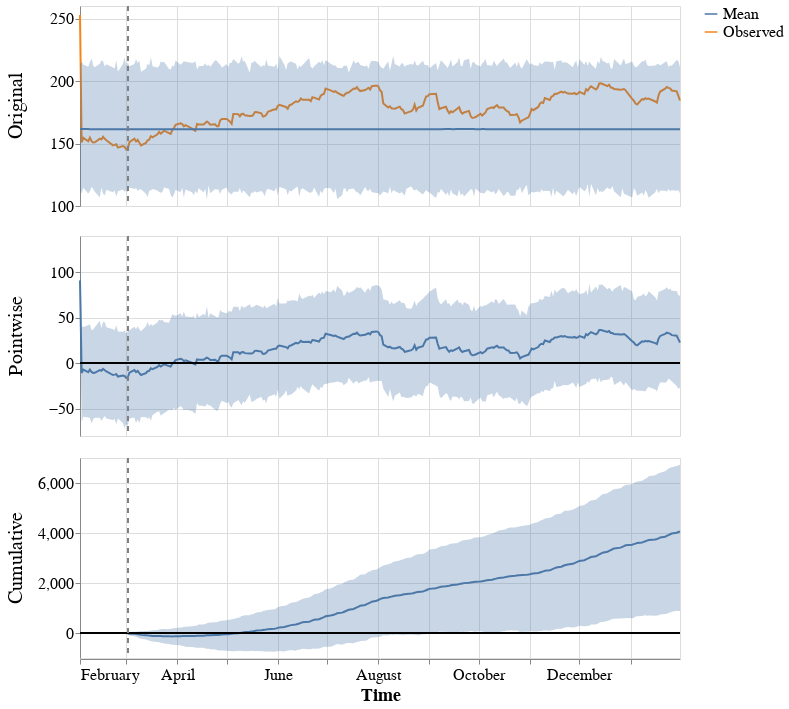

Notebook code cell kept with this figure:
### Code cell
causalimpact.plot(impact)

### Figure 1 — Vega-Lite specification as saved in the notebook (floating-point values rounded to 4 significant figures; data arrays with more than 128 entries replaced by an {"elided": "..."} marker saying what was removed)
{"config": {"view": {"continuousWidth": 300, "continuousHeight": 300}, "axis": {"labelFontSize": 16, "titleFontSize": 18}, "background": "white", "header": {"labelFontSize": 20}}, "data": {"name": "data-afbb820307e12fcf84820ed5e97914c1"}, "facet": {"row": {"field": "scale_pretty", "sort": ["Original", "Pointwise", "Cumulative"], "title": "", "type": "nominal"}}, "spec": {"layer": [{"mark": {"type": "line"}, "encoding": {"color": {"field": "stat_pretty", "legend": {"labelFontSize": 16, "symbolSize": 160, "title": ""}, "type": "nominal"}, "x": {"field": "time", "title": "Time", "type": "temporal"}, "y": {"field": "value", "scale": {"zero": false}, "title": "", "type": "quantitative"}}}, {"mark": {"type": "area", "opacity": 0.3}, "encoding": {"x": {"field": "time", "title": "Time", "type": "temporal"}, "y": {"field": "upper", "type": "quantitative"}, "y2": {"field": "lower"}}}, {"mark": {"type": "rule"}, "encoding": {"y": {"field": "zero", "type": "quantitative"}}}, {"mark": {"type": "rule", "strokeDash": [5, 5]}, "encoding": {"color": {"value": "grey"}, "x": {"field": "post_period_start", "type": "temporal"}}}], "height": 200, "width": 600}, "resolve": {"scale": {"y": "independent"}}, "$schema": "https://vega.github.io/schema/vega-lite/v5.17.0.json", "datasets": {"data-afbb820307e12fcf84820ed5e97914c1": {"elided": "1004 records"}}}
